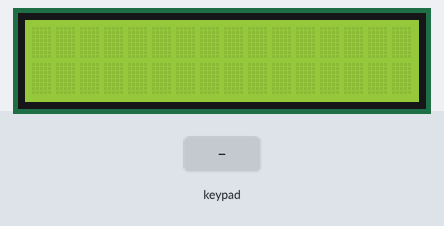
The sketch below on a simulated Arduino Uno, built with avr-gcc and run on an emulated ATmega328P. Parts: 16×2 character LCD. Inputs (shaded band) come from the test bench. What the sketch prints to the serial monitor is not drawn.

Above: at 1.2 s.
1.3 s: keypad keys 2 3 4 5 # pressed 0.4 s apart
At 3.6 s:
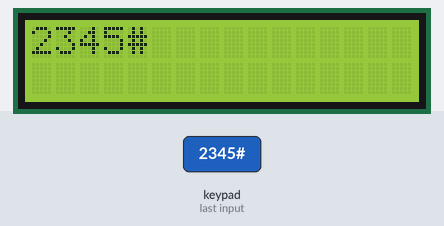
4.8 s: key 'A' pressed
At 5.2 s:
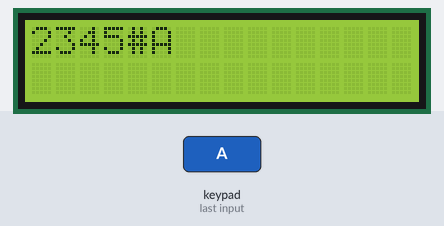
6.3 s: key 'B' pressed
At 7.2 s:
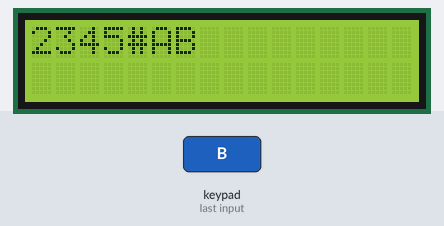
7.8 s: keypad keys 2 3 4 5 * pressed 0.4 s apart
At 10.8 s:
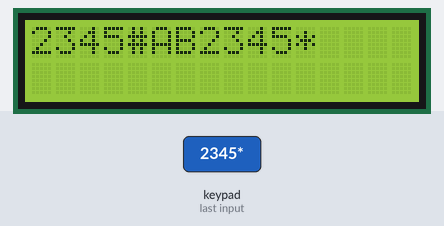
11.3 s: key 'C' pressed
At 12.4 s:
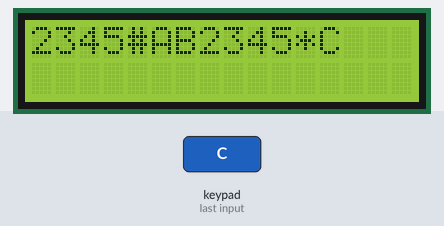
12.8 s: key 'D' pressed
At 13.6 s:
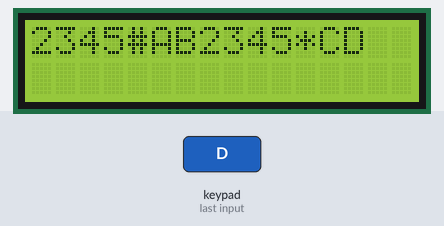
Timing chart, 0 to 15.3 s (numbered marks = the images above; inputs shaded):
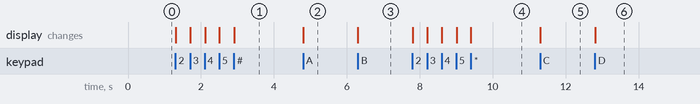

The sketch:

E24056572_B_1.ino
```cpp
#include<Wire.h>
#include<LiquidCrystal_I2C.h>
#include <Keypad.h>

/* There is four state in this Calculator */
#define ini    0    // A is not entered
#define enterA 1    // At list a digit of A is entered
#define enterB 2    // Enter B
#define syntaxerr 3 // Suntax error

/* Keyboard mapping */
const byte ROWS = 4; //four rows
const byte COLS = 4; //four columns
char keys[ROWS][COLS] = {{'1','2','3','A'},
                         {'4','5','6','B'},
                         {'7','8','9','C'},
                         {'*','0','#','D'}};
byte rowPins[ROWS] = {2, 3, 4, 5}; //connect to the row pinouts of the keypad
byte colPins[COLS] = {6, 7, 8, 9}; //connect to the column pinouts of the keypad

Keypad keypad = Keypad( makeKeymap(keys), rowPins, colPins, ROWS, COLS );
LiquidCrystal_I2C lcd(0x27,16,2);

void setup() {
  // put your setup code here, to run once:
  lcd.init();
  lcd.backlight();
  Serial.begin(115200);
}
int cursor_pos = 0;
void loop() {
  // put your main code here, to run repeatedly:
int i;

char key = keypad.getKey();
  if (key != NO_KEY){
    Serial.print(key);
          lcd.setCursor(cursor_pos,0);
          lcd.print(key);
          cursor_pos++;
  }
}
```

Measured:
- after the input at 1.3 s, the display: first changes at once (image 1 shows a later state)
- after the input at 4.8 s, the display: changes at once (image 2)
- after the input at 6.3 s, the display: changes at once (image 3)
- after the input at 7.8 s, the display: first changes at once (image 4 shows a later state)
- after the input at 11.3 s, the display: changes at once (image 5)
- after the input at 12.8 s, the display: changes at once (image 6)
